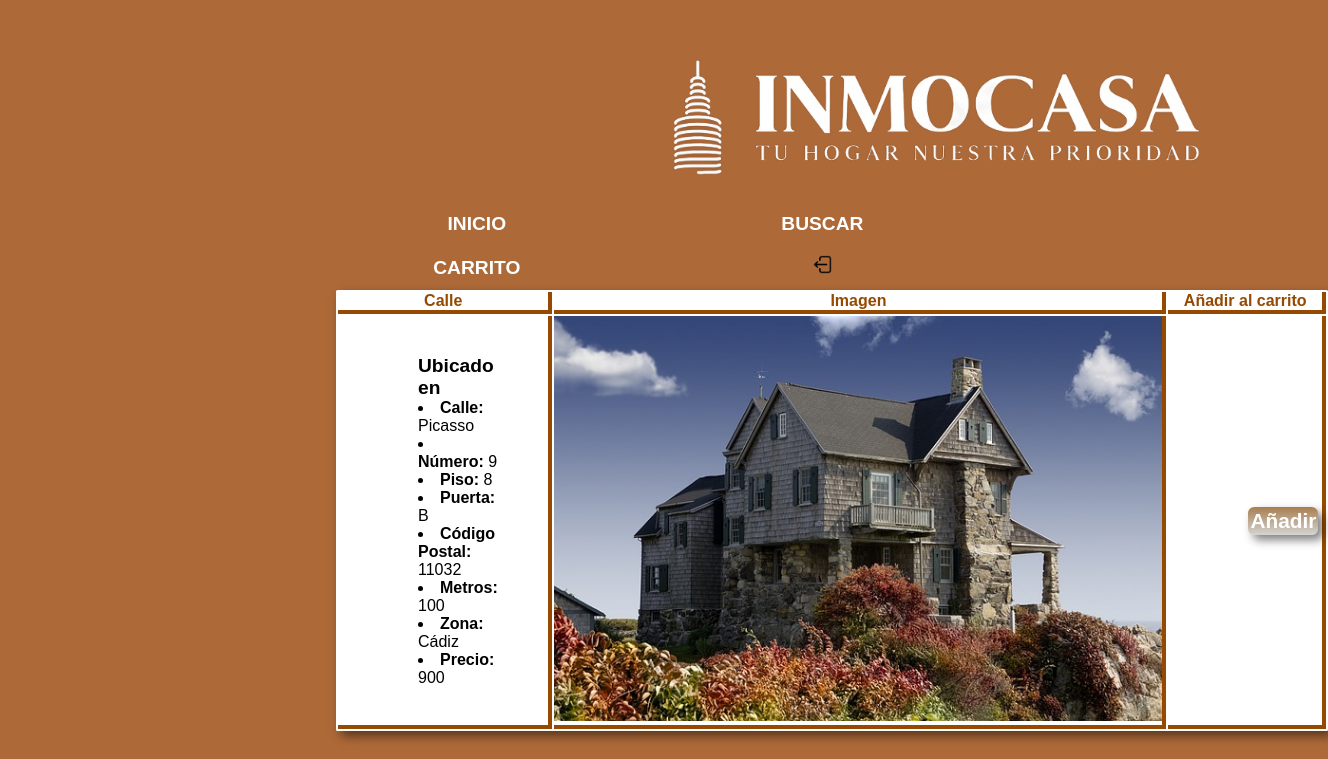
Screenshot of /php/pisos/buscarpiso.php?textzona=Cádiz with the database file from the repository.
### tables this page shows
CREATE TABLE `pisos` (
  `codigo_piso` int(11) NOT NULL AUTO_INCREMENT,
  `calle` varchar(40) NOT NULL,
  `numero` int(11) NOT NULL,
  `piso` int(11) NOT NULL,
  `puerta` varchar(5) NOT NULL,
  `cp` int(11) NOT NULL,
  `metros` int(11) NOT NULL,
  `zona` varchar(15) DEFAULT NULL,
  `precio` float NOT NULL,
  `imagen` varchar(100) NOT NULL,
  `usuario_id` int(5) DEFAULT NULL,
  PRIMARY KEY (`codigo_piso`)
);

### php/pisos/buscarpiso.php (the view, shortened to what this page needs)
<!DOCTYPE html>
<html lang="en">
<head>
    <link rel="stylesheet" href="../../css/listarpiso.css">
</head>
<body>
    <?php
        $zona=$_REQUEST["textzona"];
        $conexion = mysqli_connect("localhost", "root", "rootroot")
        or die ("No se puede conectar con el servidor");
        mysqli_select_db ($conexion, "inmobiliaria") or die ("No se puede conectar a la base de datos");
        $query="select * from pisos where zona like'$zona'";
        $consulta = mysqli_query($conexion,$query) or die ("Fallo de la consulta");
        $nfilas =mysqli_num_rows($consulta);
        if($nfilas == 0)
        {
            echo "<p class='error-message'>No existen pisos en venta en esa zona</p>";
        }
         else
        {
                echo "<div id='titulo'>
                <a href='../../index.php' class='nada' > <img src='../../img/logoinmo.png' id='logo'></a>
            </div>
            <div id='menu1'>
                <ul>
                    <li>
                        <a href='./listarpiso.php'>INICIO</a>
                    </li>
                    <li>
                        <a href='../../buscarpisos.html'>BUSCAR</a>
                    </li>
                    <li>
                        <a href='./carrito.php'>CARRITO</a>
                    </li>
                    <li>
                        <a href='../../index.php' class='nada'><img src='../../img/cerrar_sesion.png' alt='' class='cerrar_sesion'></a>
                    </li>
                </ul>
            </div>";
            echo"<div id='tabla'>";
            echo "<table border='1'>";
            echo "<tr><th>Calle</th><th>Imagen</th><th>Añadir al carrito</th></tr>";
            while ($resultado = mysqli_fetch_array($consulta)) {
                echo "<tr>";
                echo "<td class='datos'>". "<ul style='color:black; font-size:1.2em;'><b>Ubicado en</b></ul>".
                "<li style='color:black;'><b>Calle: </b>". $resultado['calle'] ."</li>".
                "<li style='color:black;'><b>Número: </b>". $resultado['numero'] ."</li>".
                "<li style='color:black;'><b>Piso: </b>". $resultado['piso'] ."</li>".
                "<li style='color:black;'><b>Puerta: </b>". $resultado['puerta'] ."</li>".
                "<li style='color:black;'><b>Código Postal: </b>". $resultado['cp'] ."</li>".
                "<li style='color:black;'><b>Metros: </b>". $resultado['metros'] ."</li>".
                "<li style='color:black;'><b>Zona: </b>". $resultado['zona'] ."</li>".
                "<li style='color:black;'><b>Precio: </b>". $resultado['precio'] ."</li>".
                "</td>";
                echo "<td class='imgpiso'><img class='imgpiso' src='img/" . $resultado['imagen'] . "'/></td>";
                echo "<td class='anadir'><form action='añadircarrito.php' method='POST'>
                        <input type='hidden' name='id_piso' value='" . $resultado['Codigo_piso'] . "'>
                        <button type='submit' name='submit'>Añadir</button> </form></td>";
                echo "</tr>";
            }
            echo "</table>";
            echo "</div>";
        }
        ?>
</body>

### css/listarpiso.css (style rules this page uses)
* { margin: 0; padding: 0; color: #fff; font-family: Arial, sans-serif; }
body { margin: 0; padding: 0; background-color:rgb(174,105,56); background-repeat: no-repeat; color: #fff; font-family: Arial, sans-serif; }
#titulo { text-align: center; padding-top: 3em; border: 0px solid blue; height: auto; width: auto; float: left; margin-left: 41em; margin-bottom: 1em; }
#logo { width: 35em; border:0px yellow solid; margin-left: 0em; }
table { clear: both; border: none; box-shadow: 5px 5px 10px rgba(0, 0, 0, 0.5); }
td { border-right: rgb(150, 73, 1) solid 0.3em; border-bottom: rgb(150, 73, 1) solid 0.3em; border-top: none; border-left: none; color:black; text-align: left; }
th { border-right: rgb(150, 73, 1) solid 0.3em; border-bottom: rgb(150, 73, 1) solid 0.3em; border-top: none; border-left: none; color: rgb(150, 73, 1); background-color: white; width:fit-content; }
.datos { width: 15em; padding: 1em 3em 1em 5em; }
.imgpiso { width: 38em; }
.anadir { width: 10em; padding-left: 5em; }
#menu1 { border: solid 0em rgb(67, 15, 119); padding-left: 0em; margin: 0.5em 10em 0em 19em ; clear: both; }
#menu1 ul { list-style: none; margin: 0; }
#menu1 ul li { margin: 0; float: left; }
#menu1 ul li a { margin:0 5em; width: 8em; font-weight:bold; font-size:1.2em; text-align: center; line-height: 44px; display:block; text-decoration: none }
a { color:white; }
.cerrar_sesion { width: 1em; }
.nada { width: auto; margin-left: 0em; }
#tabla { border:solid gray 0em; width:fit-content; height: fit-content; text-align: center; background-color: #fff; margin-left: 21em; border-radius: 0.1em; margin-top: 6em; clear: both; }
b { color:black; }
button { background-color: rgba(126, 124, 124, 0.411); padding: 2px; color: white; border: none; cursor: pointer; font-size: 1.3em; border-radius: 0.3em; cursor: pointer; background-image: linear-gradient(to bottom, rgba(146, 78, 0, 0.61), rgba(255, 255, 255, 0.2)); box-shadow: inset 0 0 0.9em rgba(255, 255, 255, 0.3); font-weight: bold; box-shadow: 5px 5px 10px rgba(0, 0, 0, 0.5); }

### rows the page displays
pisos: calle "Picasso", numero "9", piso "8", puerta "B", cp "11032", metros "100", zona "Cádiz", precio "900", imagen (picture)
